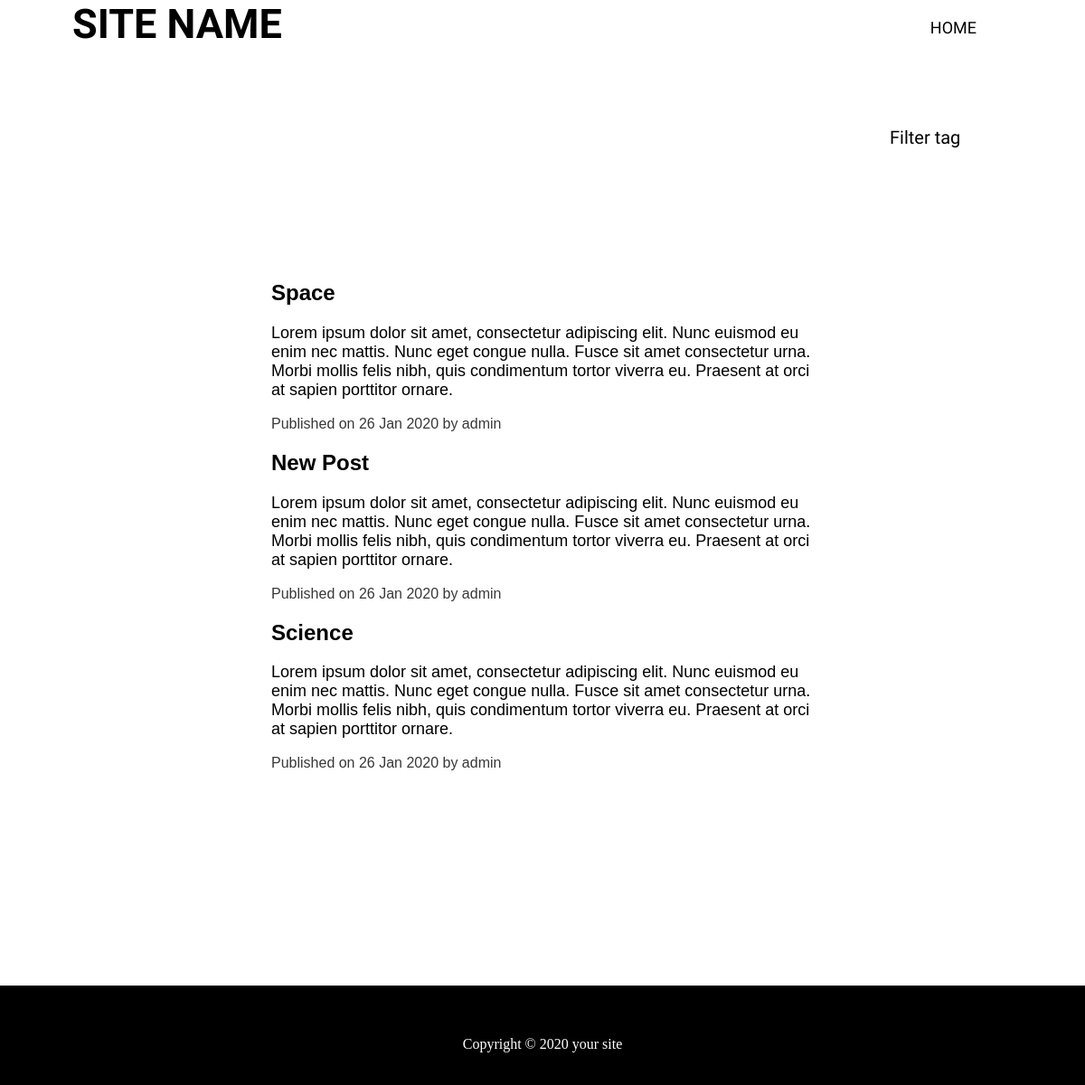
The page /all/ on the database as committed earlier.
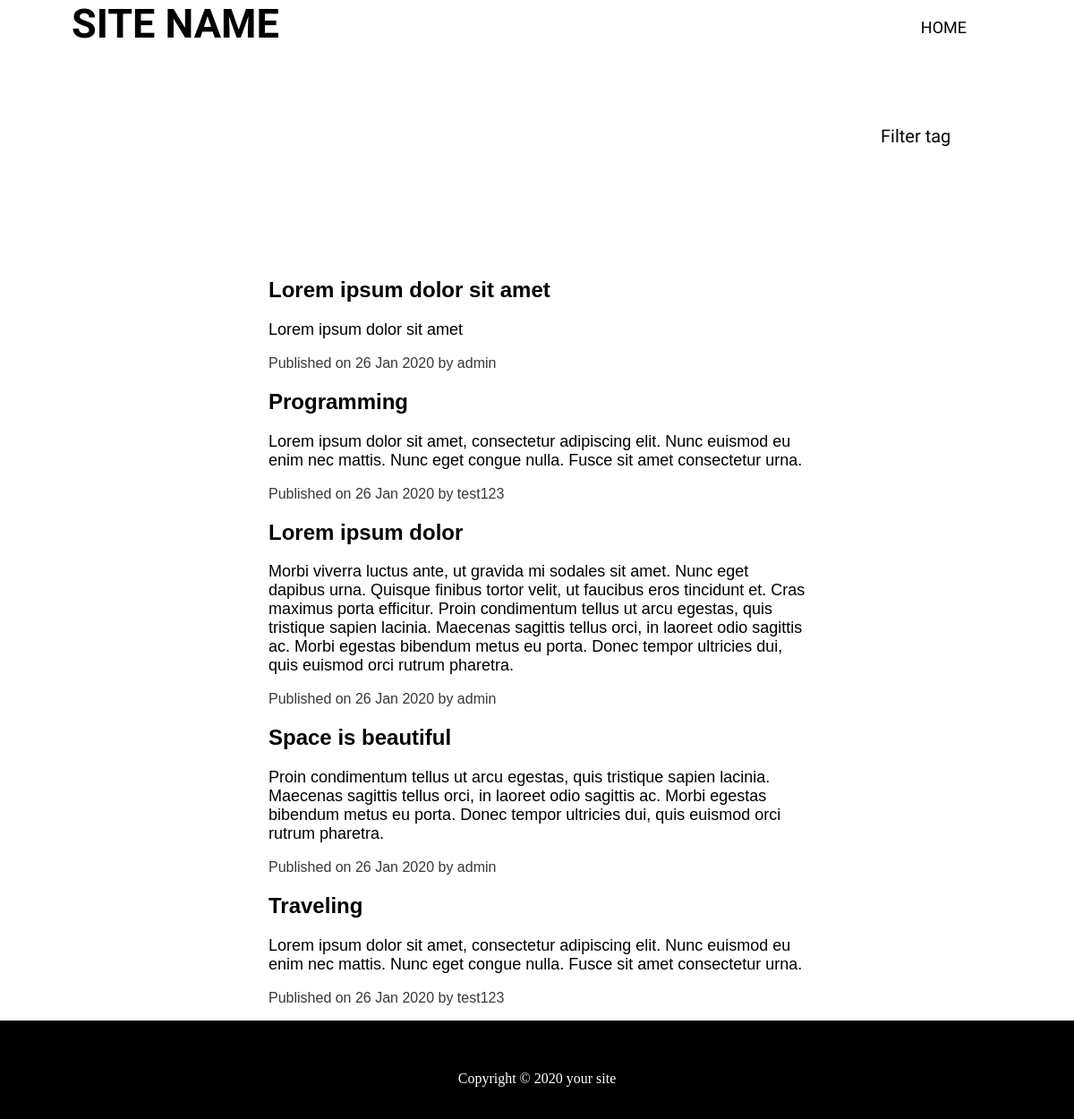
The same page on the database as committed later.
### post/models.py (models this page shows, shortened)
class Post(models.Model):
    user = models.ForeignKey(User, on_delete = models.CASCADE)
    title = models.CharField(max_length = 255)
    content = RichTextUploadingField(blank = True, null = True)
    preview = models.CharField(max_length = 1000)
    thumbnail  = models.FileField(upload_to = user_directory_path, default = "none.jpg")
    date = models.DateField(auto_now = False, auto_now_add = True)
    last_edit = models.DateField(auto_now = True, auto_now_add = False)
    number_of_likes = models.IntegerField(default = 0)
    number_of_comments = models.IntegerField(default = 0)
    tags = models.CharField(max_length = 1000)

### post/views.py (the view)
# urls.py: path('all/', views.all, name = "all"),
def all(request):
    posts = Post.objects.all()
    context = {'posts' : posts}
    return render(request, 'posts/all.html', context)

### post/templates/posts/all.html (shortened to what this page needs)
{% extends 'base.html'%}
{% load static %}
{% block content %}
	<div class="filters">
		<p id="show_filters" onclick="showFilters()">Filter tag</p>
	</div>
	<main>
		<section id="all_posts">
	            <div class="container">
	                  {% for post in posts %}
	                        <a class="post"href="{% url 'posts:post' post.pk %}">
	                              <div>
	                                    <h2>{{post.title|safe}}</h2>
	                                    <p id="preview">{{post.preview|safe}}</p>
	                                    <p id="publish_info">Published on {{post.date|date:"d M Y"}} by {{post.user.username}}</p>
	                              </div>
	                        </a>
	                  {% endfor %}
	            </div>
	      </section>
	</main>
{% endblock %}

Rows that differ between the two databases and show on the page:
removed Post: title "Space", preview "Lorem ipsum dolor sit amet, consectetur adipiscing elit. Nunc euismod eu enim nec mattis. Nunc eget congue nulla. Fusce sit amet consectetur urna. Morbi mollis felis nibh, quis condimentum tortor viverra eu. Praesent at orci at sapien porttitor ornare.", date "26 Jan 2020", user.username "admin"
removed Post: title "New Post", preview "Lorem ipsum dolor sit amet, consectetur adipiscing elit. Nunc euismod eu enim nec mattis. Nunc eget congue nulla. Fusce sit amet consectetur urna. Morbi mollis felis nibh, quis condimentum tortor viverra eu. Praesent at orci at sapien porttitor ornare.", date "26 Jan 2020", user.username "admin"
removed Post: title "Science", preview "Lorem ipsum dolor sit amet, consectetur adipiscing elit. Nunc euismod eu enim nec mattis. Nunc eget congue nulla. Fusce sit amet consectetur urna. Morbi mollis felis nibh, quis condimentum tortor viverra eu. Praesent at orci at sapien porttitor ornare.", date "26 Jan 2020", user.username "admin"
added Post: title "Lorem ipsum dolor sit amet", preview "Lorem ipsum dolor sit amet", date "26 Jan 2020", user.username "admin"
added Post: title "Programming", preview "Lorem ipsum dolor sit amet, consectetur adipiscing elit. Nunc euismod eu enim nec mattis. Nunc eget congue nulla. Fusce sit amet consectetur urna.", date "26 Jan 2020", user.username "test123"
added Post: title "Lorem ipsum dolor", preview "Morbi viverra luctus ante, ut gravida mi sodales sit amet. Nunc eget dapibus urna. Quisque finibus tortor velit, ut faucibus eros tincidunt et. Cras maximus porta efficitur. Proin condimentum tellus ut arcu egestas, quis tristique sapien lacinia. Maecenas sagittis tellus orci, in laoreet odio sagittis ac. Morbi egestas bibendum metus eu porta. Donec tempor ultricies dui, quis euismod orci rutrum pharetra.", date "26 Jan 2020", user.username "admin"
added Post: title "Space is beautiful", preview "Proin condimentum tellus ut arcu egestas, quis tristique sapien lacinia. Maecenas sagittis tellus orci, in laoreet odio sagittis ac. Morbi egestas bibendum metus eu porta. Donec tempor ultricies dui, quis euismod orci rutrum pharetra.", date "26 Jan 2020", user.username "admin"
added Post: title "Traveling", preview "Lorem ipsum dolor sit amet, consectetur adipiscing elit. Nunc euismod eu enim nec mattis. Nunc eget congue nulla. Fusce sit amet consectetur urna.", date "26 Jan 2020", user.username "test123"
